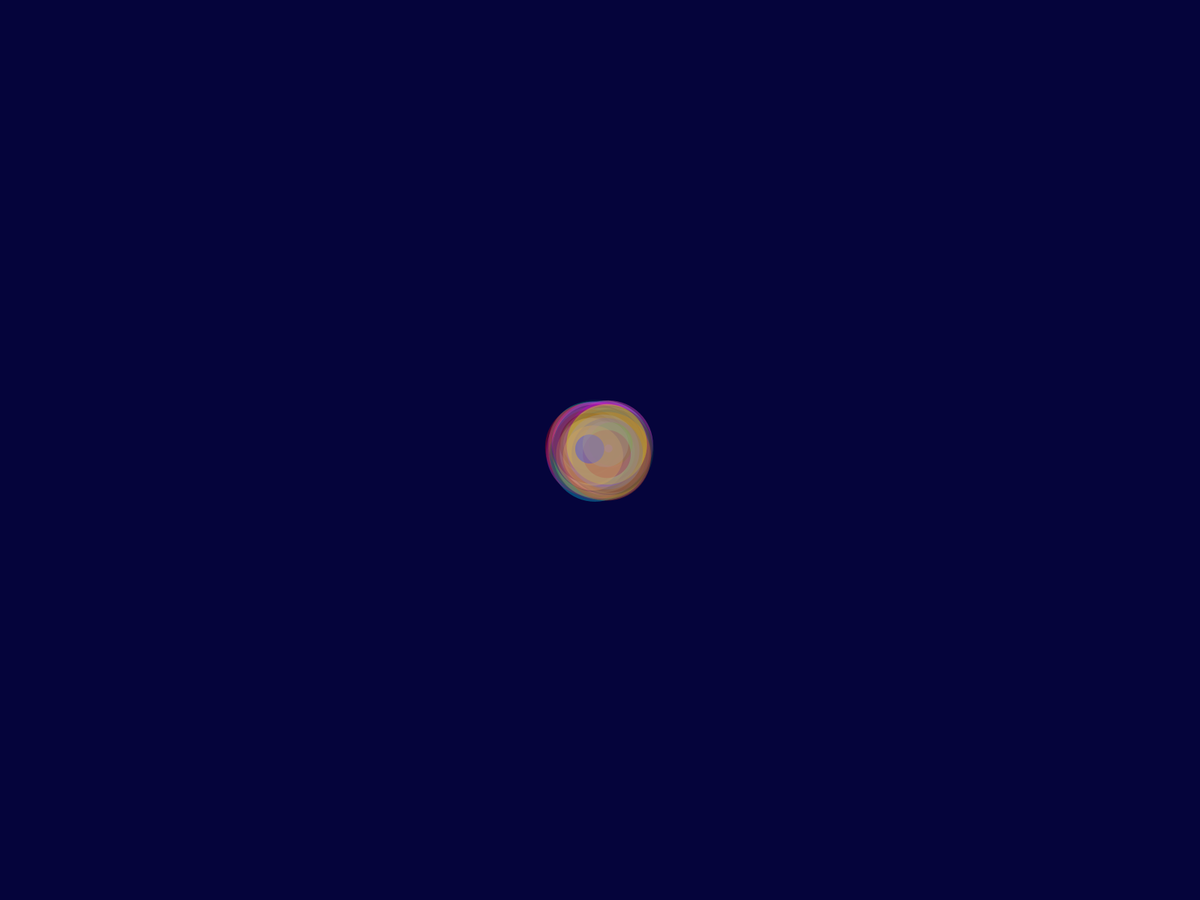
Frame 1 (no input)
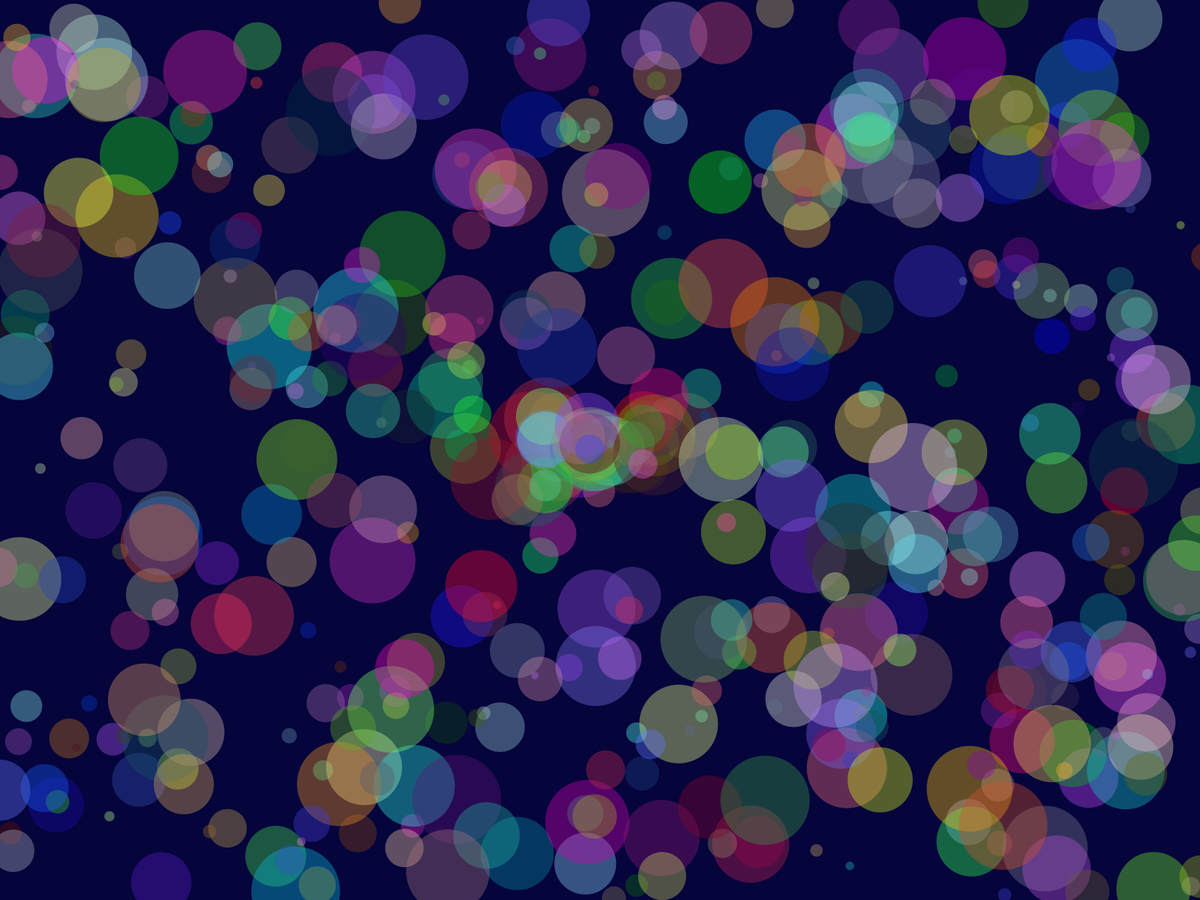
Frame 60 (the mouse pressed at the canvas centre just before this capture)
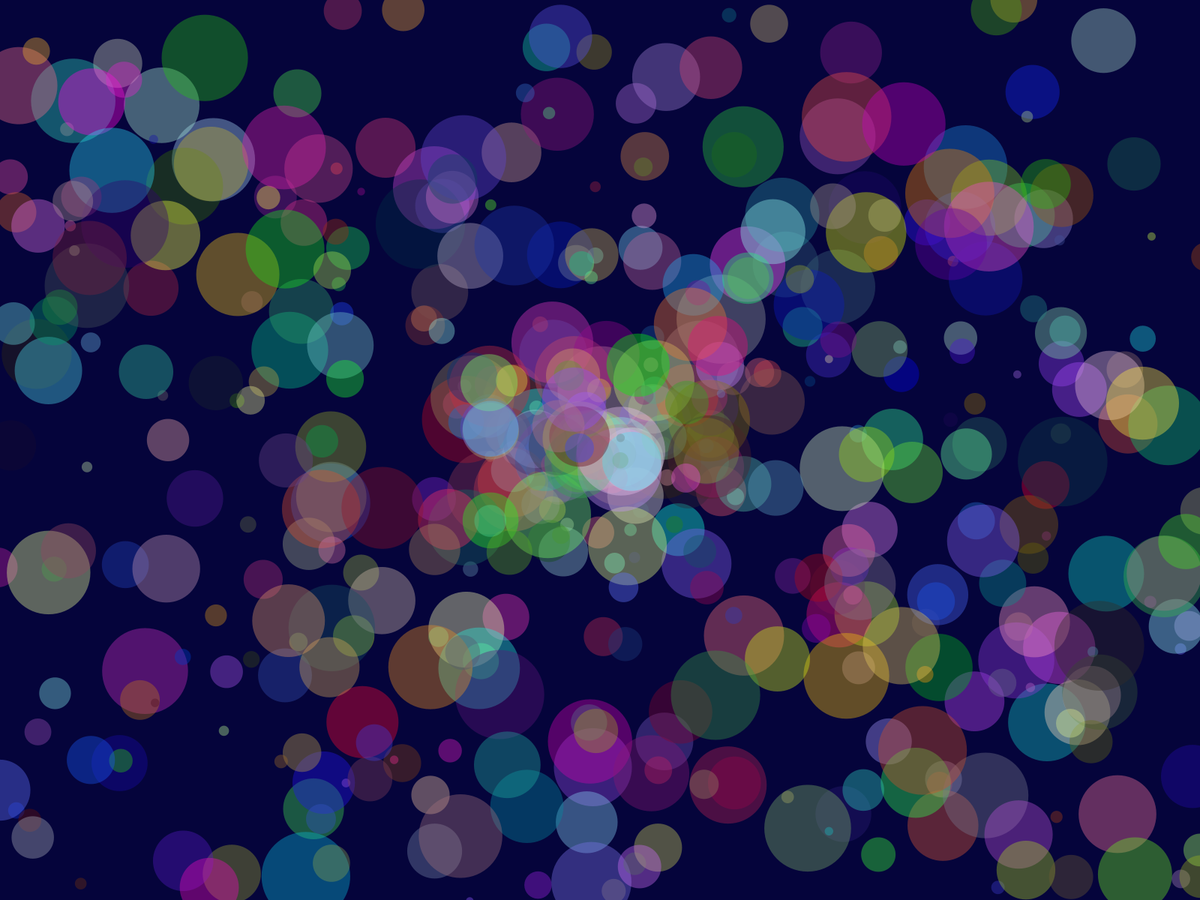
Frame 120 (the mouse held since frame 60 and released just before this capture)

The Processing sketch that drew these frames (run headless with seeded random() and noise(); from frame 60 on, the mouse is pressed at the canvas centre):

// Processing sketch: YAAAS_AN_ARRAY_
// ── YAAAS_AN_ARRAY_.pde
int ballCount = 499;
float [] ballSize = new float[ballCount];
float [] xPosition = new float[ballCount];
float [] yPosition = new float[ballCount];
float [] xSpeed = new float[ballCount];
float [] ySpeed = new float[ballCount];
float [] colorR = new float[ballCount];
float [] colorG = new float[ballCount];
float [] colorB = new float[ballCount];

void setup(){
  fullScreen();
  
  for (int i=0; i<ballCount; i++){
    ballSize[i] = random(10,120);
    xPosition[i] = width/2;
    yPosition[i] = height/2;
    xSpeed[i] = random(-15,15);
    ySpeed[i] = random(-10,10);
    colorR[i] = random(255);
    colorG[i] = random(255);
    colorB[i] = random(255);
  }
}

void draw(){
  background(#05043B);
  for (int i=0; i<ballCount; i++){
    xPosition[i] += xSpeed[i];
    yPosition[i] += ySpeed[i];
    fill(colorR[i],colorG[i],colorB[i],100);
    noStroke();
    ellipse(xPosition[i],yPosition[i],ballSize[i],ballSize[i]);

    if (xPosition[i] < 0){
      xPosition[i] = width/2;
      yPosition[i] = height/2;
    }
    if (xPosition[i] > width){
      xPosition[i] = width/2;
      yPosition[i] = height/2;
    }
    if(yPosition[i] < 0){
      xPosition[i] = width/2;
      yPosition[i] = height/2;
    }
    if(yPosition[i] > height){
      xPosition[i] = width/2;
      yPosition[i] = height/2;
    }
  }
}

void keyPressed(){
  for (int i=0; i<ballCount; i++){
    xPosition[i] = width/2;
    yPosition[i] = height/2;
  }
}
